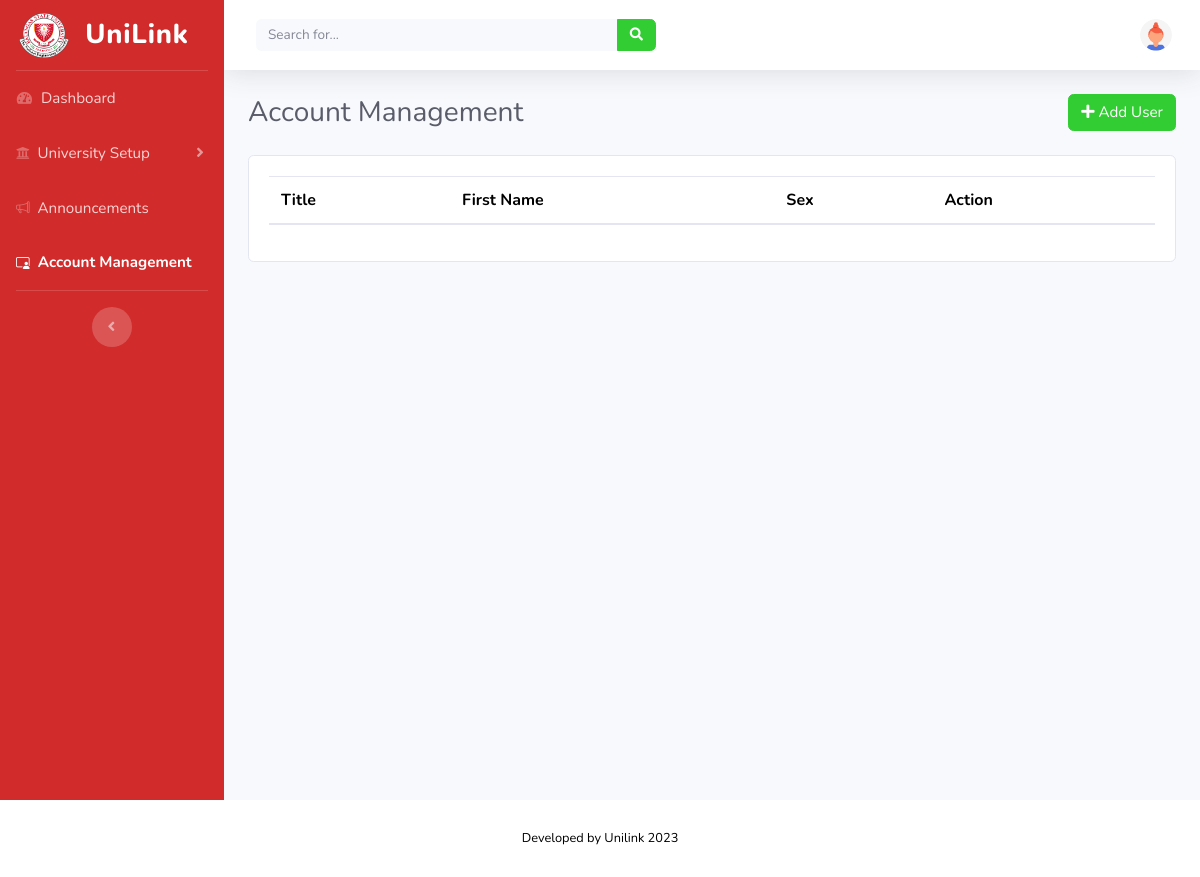
/ADMIN/main_user_management.php, run on an earlier commit of the app's database.
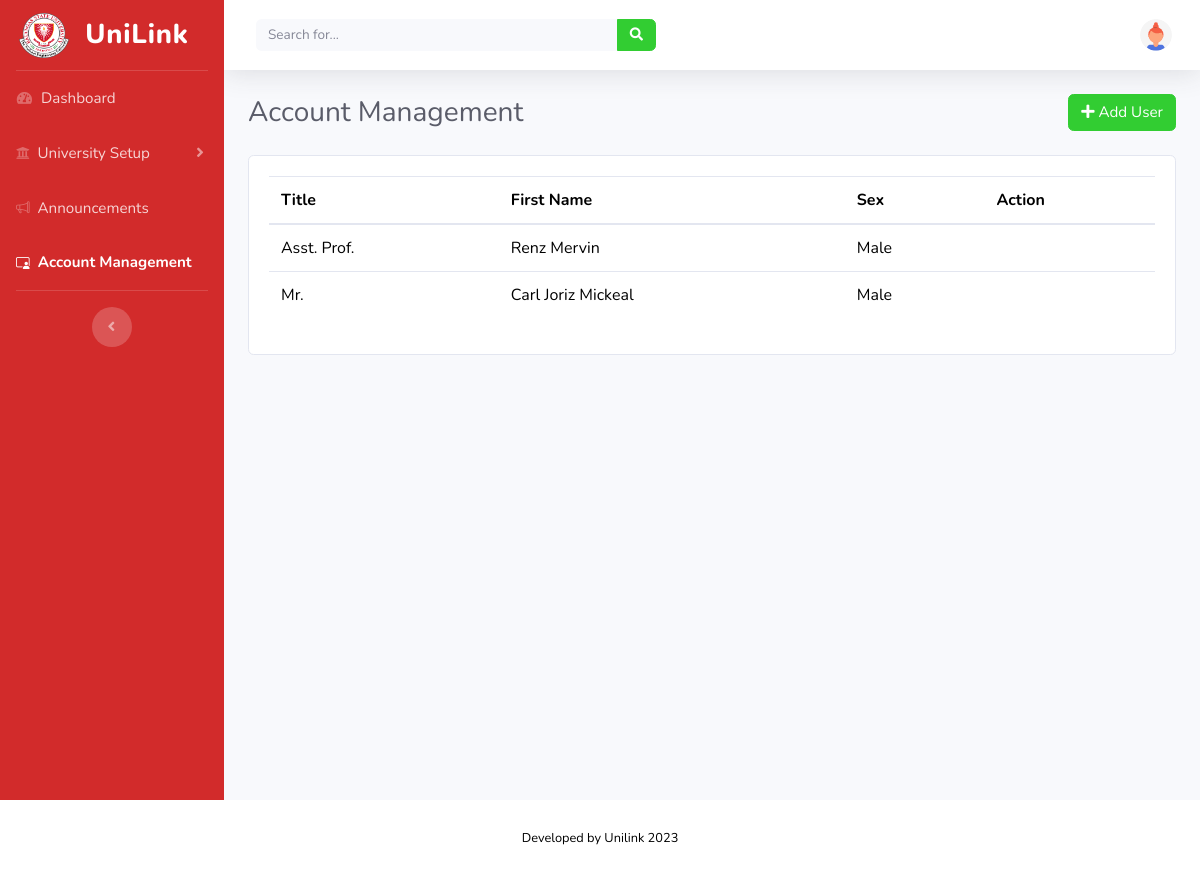
And on a later commit of the database.
### tables this page shows
CREATE TABLE `users` (
  `id` int(11) NOT NULL,
  `title` varchar(100) NOT NULL,
  `first_name` varchar(100) NOT NULL,
  `mid_name` varchar(100) NOT NULL,
  `last_name` varchar(100) NOT NULL,
  `sex` varchar(25) NOT NULL,
  `email` varchar(100) NOT NULL,
  `pass` varchar(255) NOT NULL,
  `privelege` varchar(25) NOT NULL
);

### ADMIN/main_user_management.php (the view, shortened to what this page needs)
<?php
  include 'includes/db.php';
?>
<html lang="en">
  <head>
    <link href="vendor/fontawesome-free/css/all.min.css" rel="stylesheet" type="text/css">
    <link rel="stylesheet" href="https://cdn.jsdelivr.net/npm/bootstrap-icons@1.11.0/font/bootstrap-icons.css">
    <link href="css/sb-admin-2.min.css" rel="stylesheet">
  </head>
  <body id="page-top">
    <div id="wrapper">
      <ul class="navbar-nav bg-gradient-primary sidebar sidebar-dark accordion" id="accordionSidebar">
        <a class="sidebar-brand d-flex align-items-center justify-content-center" href="index.php">
          <img src="../imgs/BSU.png" width="50" height="45">
          <div class="sidebar-brand-text mx-3">UniLink</div>
        </a>
        <hr class="sidebar-divider my-0">
        <li class="nav-item">
          <a class="nav-link" href="index.php">
            <i class="fas fa-fw fa-tachometer-alt"></i>
            <span>Dashboard</span>
          </a>
        </li>
        <li class="nav-item">
          <a class="nav-link collapsed" href="#" data-toggle="collapse" data-target="#collapseTwo" aria-expanded="true" aria-controls="collapseTwo">
            <i class="fas fa-university"></i>
            <span>University Setup</span>
          </a>
        </li>
        <li class="nav-item">
          <a class="nav-link" href="announcement.php">
            <i class="bi bi-megaphone"></i>
            <span>Announcements</span>
          </a>
        </li>
        <li class="nav-item active">
          <a class="nav-link" href="main_user_management.php">
            <i class="bi bi-person-video3"></i>
            <span>Account Management</span>
          </a>
        </li>
        <hr class="sidebar-divider">
        <div class="text-center d-none d-md-inline">
          <button class="rounded-circle border-0" id="sidebarToggle"></button>
        </div>
      </ul>
      <div id="content-wrapper" class="d-flex flex-column">
        <div id="content">
          <nav class="navbar navbar-expand navbar-light bg-white topbar mb-4 static-top shadow">
            <form class="d-none d-sm-inline-block form-inline mr-auto ml-md-3 my-2 my-md-0 mw-100 navbar-search">
              <div class="input-group">
                <input type="text" class="form-control bg-light border-0 small" placeholder="Search for..." aria-label="Search" aria-describedby="basic-addon2">
                <div class="input-group-append">
                  <button class="btn btn-primary" type="button">
                    <i class="fas fa-search fa-sm"></i>
                  </button>
                </div>
              </div>
            </form>
            <ul class="navbar-nav ml-auto">
              <li class="nav-item dropdown no-arrow">
                <a class="nav-link dropdown-toggle" href="#" id="userDropdown" role="button" data-toggle="dropdown" aria-haspopup="true" aria-expanded="false">
                  <img class="img-profile rounded-circle" src="imgs/undraw_profile_3.svg">
                </a>
              </li>
            </ul>
          </nav>
          <div class="container-fluid">
             <div class="d-flex justify-content-between align-items-center mb-4">
                        <h3 class="h3 mb-0 text-gray-800">Account Management</h3>
                        <div class="d-flex">
                            <a class="btn btn-primary rounded-fill" href="user_management.php" role="button">
                                <i class="fas fa-plus"></i> Add User
                            </a>
                        </div>
                    </div>
                    <div class="card">
                      <div class="card-body">
                                        <div class="table">
                  <table id="userTable" class="table display" data-ordering="true" data-paging="true" data-searching="true">
                    <thead>
                      <tr>
                        <th>Title</th>
                        <th>First Name</th>
                        <th>Sex</th>
                        <th>Action</th>
                      </tr>
                    </thead>
                    <tbody>
                      <?php
                        $sql = "SELECT * FROM `users`";
                        $result = $conn->query($sql);
                        while($row = $result->fetch_assoc()) {
                      ?>
                        <tr>
                          <td><?=$row['title']?></td>
                          <td><?=$row['first_name']?></td>
                          <td><?=$row['sex']?></td>
                          <td></td>
                        </tr>
                      <?php
                        }
                      ?>
                    </tbody>
                  </table>
                </div>
                      </div>
                    </div>
            <div class="row">
            </div>
          </div>
        </div>
      </div>
    </div>
        <footer class="sticky-footer bg-white">
          <div class="container my-auto">
            <div class="copyright text-center my-auto">
              <span>Developed by Unilink 2023</span>
            </div>
          </div>
        </footer>
  </body>
</html>

What changed in the data, as far as the page shows it:
added users: title "Asst. Prof.", first_name "Renz Mervin", sex "Male"
added users: title "Mr.", first_name "Carl Joriz Mickeal", sex "Male"
